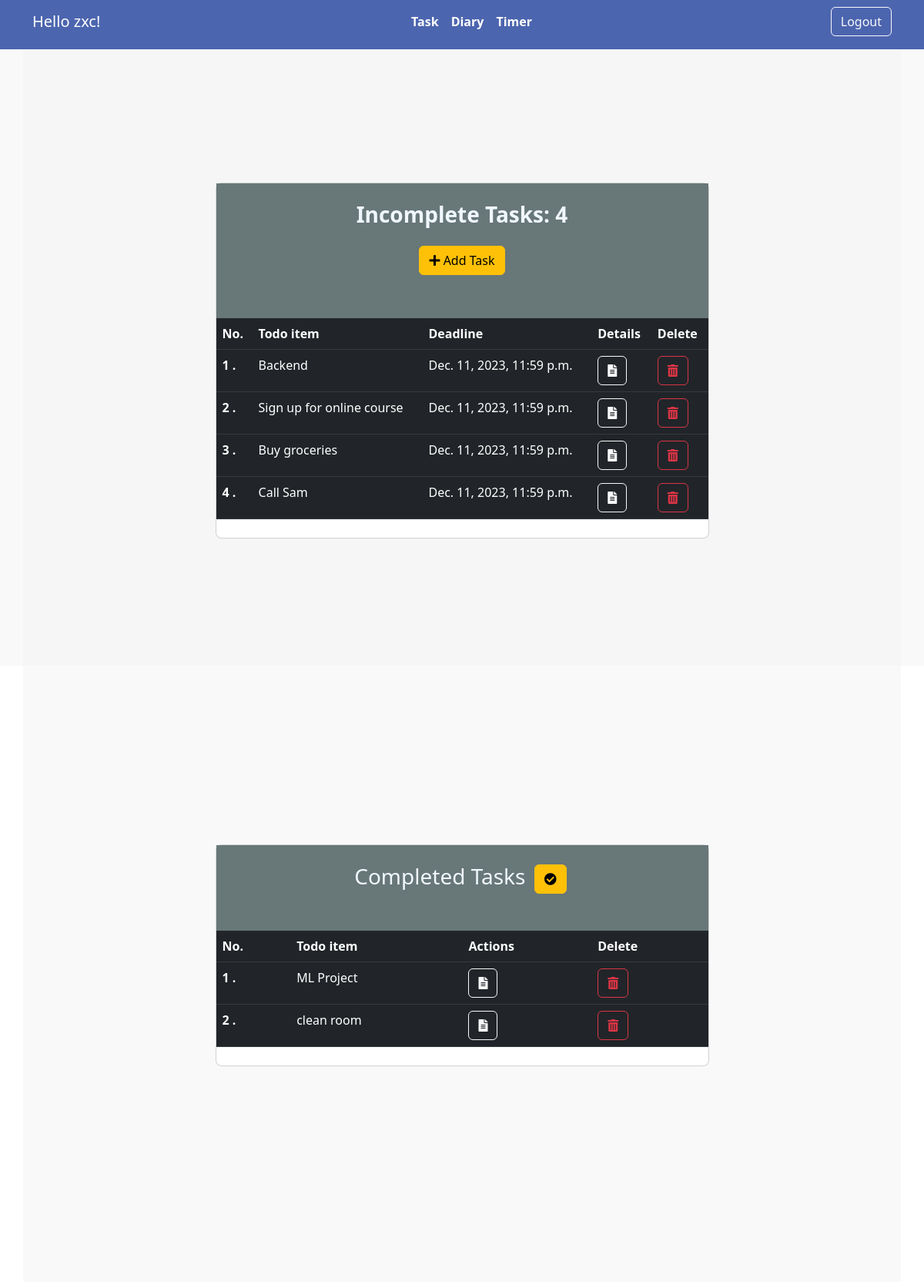
The app's page / (signed in) with its own data.
### base/models.py (models this page shows, shortened)
class MyTask(models.Model):
    userID = models.ForeignKey(User, on_delete=models.CASCADE)
    title = models.CharField(max_length=200)
    discription = models.TextField(null=True, blank=True)
    deadline = models.DateTimeField(null= True, blank= True)
    status = models.BooleanField(default=False)

### base/views.py (the view)
# urls.py: path('', All_Task.as_view(), name='allTask'),
class All_Task(LoginRequiredMixin, ListView):
    model = MyTask
    ordering = ['deadline']
    context_object_name = 'tasks'
    def get_context_data(self, **kwargs):
        context = super().get_context_data(**kwargs)
        user = self.request.user
        unfinished_tasks = MyTask.objects.filter(userID=user, status=False)
        finished_tasks = MyTask.objects.filter(userID=user, status=True)
        context['unfinished_tasks'] = unfinished_tasks
        context['finished_tasks'] = finished_tasks
        context['count_unfinished'] = unfinished_tasks.count()
        return context

### base/templates/base/mytask_list.html (shortened to what this page needs)
<!DOCTYPE html>
<html lang="en">
<head>
    <link href="https://cdn.jsdelivr.net/npm/bootstrap@5.3.0/dist/css/bootstrap.min.css" rel="stylesheet">
    <link href="https://cdnjs.cloudflare.com/ajax/libs/font-awesome/5.15.4/css/all.min.css" rel="stylesheet">
</head>
<body>
    {% include 'base/navbar.html' %}
    <section class="vh-100" style="background-color: #eeeeee60;">
        <div class="container pt-2 h-100 " style="background-color: #eeeeee60;">
            <div class="row d-flex justify-content-center align-items-center h-100">
                <div class="col col-lg-9 col-xl-7">
                    <div class="card rounded-3">
                        <div class="card-body p-4" style="background-color: rgb(104, 119, 120); color: white;">
                            <h3 class="text-center mb-4" style=" color: aliceblue; font-weight: bold;">Incomplete Tasks:
                                {{count_unfinished}}
                            </h3>
                            <form class="row row-cols-lg-auto g-3 justify-content-center align-items-center mb-4 pb-2">
                                <div class="col-12">
                                    <a href="{% url 'add_task' %}" class="btn btn-warning">
                                        <i class="fas fa-plus"></i> Add Task
                                    </a>
                                </div>
                            </form>
                        </div>
                        <table class="table table-dark mb-4 p-4 custom-table">
                            <thead>
                                <tr>
                                    <th scope="col" style="color: white;">No.</th>
                                    <th scope="col" style="color: white;">Todo item</th>
                                    <th scope="col" style="color: white;">Deadline</th>
                                    <th scope="col" style="color: white;">Details</th>
                                    <th scope="col" style="color: white;">Delete</th>
                                </tr>
                            </thead>
                            <tbody class="mb-5 pb-5">
                                {% for task in unfinished_tasks %}
                                <tr>
                                    <th scope="row" style="color: white;">{{ forloop.counter }} . </th>
                                    <td style="color: white;">{{task.title}}</td>
                                    <td style="color: white;">{{task.deadline}}</td>
                                    <td>
                                        <a href="{% url 'task' task.id %}"
                                            class="btn btn-outline-light custom-button me-2">
                                            <i class="fas fa-file-alt"></i>
                                        </a>
                                    </td>
                                    <td>
                                        <a href="{% url 'task-delete' task.id %}"
                                            class="btn btn-outline-danger  custom-button">
                                            <i class="fas fa-trash-alt"></i>
                                        </a>
                                    </td>
                                </tr>
                                {% endfor %}
                            </tbody>
                        </table>
                    </div>
                </div>
            </div>
        </div>
        <div class="container pb-5 mt-0 h-100 " style="background-color: #eeeeee60;">
            <div class="row d-flex justify-content-center align-items-center h-100">
                <div class="col col-lg-9 col-xl-7">
                    <div class="card rounded-3">
                        <div class="card-body p-4" style="background-color: rgb(104, 119, 120); color: white;">
                            <h3 class="text-center mb-4 font-weight: bold;" style=" color: aliceblue;">Completed Tasks
                                <button type="submit" class="btn btn-warning mx-1"><i
                                        class="fas fa-check-circle"></i></button>
                            </h3>
                        </div>
                        <table class="table table-dark mb-4">
                            <thead>
                                <tr>
                                    <th scope="col" style="color: white;">No.</th>
                                    <th scope="col" style="color: white;">Todo item</th>
                                    <th scope="col" style="color: white;">Actions</th>
                                    <th scope="col" style="color: white;"> Delete</th>
                                </tr>
                            </thead>
                            <tbody class="mb-5 pb-5">
                                {% for task in finished_tasks %}
                                <tr>
                                    <th scope="row" style="color: white;">{{ forloop.counter }} .</th>
                                    <td style="color: white;">{{task.title}}</td>
                                    <td>
                                        <a href="{% url 'task' task.id %}"
                                            class="btn btn-outline-light custom-button me-2">
                                            <i class="fas fa-file-alt"></i>
                                        </a>
                                    </td>
                                    <td>
                                        <a href="{% url 'task-delete' task.id %}"
                                            class="btn btn-outline-danger custom-button">
                                            <i class="fas fa-trash-alt"></i>
                                        </a>
                                    </td>
                                </tr>
                                {% endfor %}
                            </tbody>
                        </table>
                    </div>
                </div>
            </div>
        </div>
    </section>

### base/templates/base/navbar.html (shortened to what this page needs)
<!DOCTYPE html>
<html lang="en">
<head>
    <link href="https://cdn.jsdelivr.net/npm/bootstrap@5.3.0/dist/css/bootstrap.min.css" rel="stylesheet">
</head>
<body>
    <nav class="navbar navbar-expand-lg pb-3" style="background-color: #4c65af;">
        <div class="container">
            {% if request.user.is_authenticated %}
            <a class="navbar-brand" href="#" style="color: white;">Hello {{ request.user }}!</a>
            <div class="collapse navbar-collapse justify-content-center" id="navbarNav">
                <ul class="navbar-nav">
                    <li class="nav-item">
                        <a class="nav-link nav-custom-link" href="{% url 'allTask' %}">Task</a>
                    </li>
                    <li class="nav-item">
                        <a class="nav-link nav-custom-link" href="{% url 'create_note' %}">Diary</a>
                    </li>
                    <li class="nav-item">
                        <a class="nav-link nav-custom-link" href="{% url 'timer' %}">Timer</a>
                    </li>
                </ul>
            </div>
            <div class="navbar-nav ms-auto">
                <form id="logoutForm" action="{% url 'logout' %}" method="post">
                    <button class="btn btn-outline-light" type="submit">Logout</button>
                </form>
            </div>
            {% else %}
            <ul class="navbar-nav">
                <li class="nav-item">
                    <a class="nav-link" href="{% url 'login' %}" style="color: white;">Login</a>
                </li>
            </ul>
            {% endif %}
        </div>
    </nav>
</body>
</html>

### base/templates/base/mytask_list.html (style rules this page uses)
.custom-button { background-color: #8fafc2; border-color: #8fafc2; }

### base/templates/base/navbar.html (style rules this page uses)
.nav-custom-link { color: #ffffff !important; font-weight: bold; }

### records on screen
MyTask: title "Backend", deadline "Dec. 11, 2023, 11:59 p.m."
MyTask: title "Sign up for online course", deadline "Dec. 11, 2023, 11:59 p.m."
MyTask: title "Buy groceries", deadline "Dec. 11, 2023, 11:59 p.m."
MyTask: title "Call Sam", deadline "Dec. 11, 2023, 11:59 p.m."
MyTask: title "ML Project"
MyTask: title "clean room"

### other values on screen
{{ request.user }} "zxc"
{{ count_unfinished }} "4"
